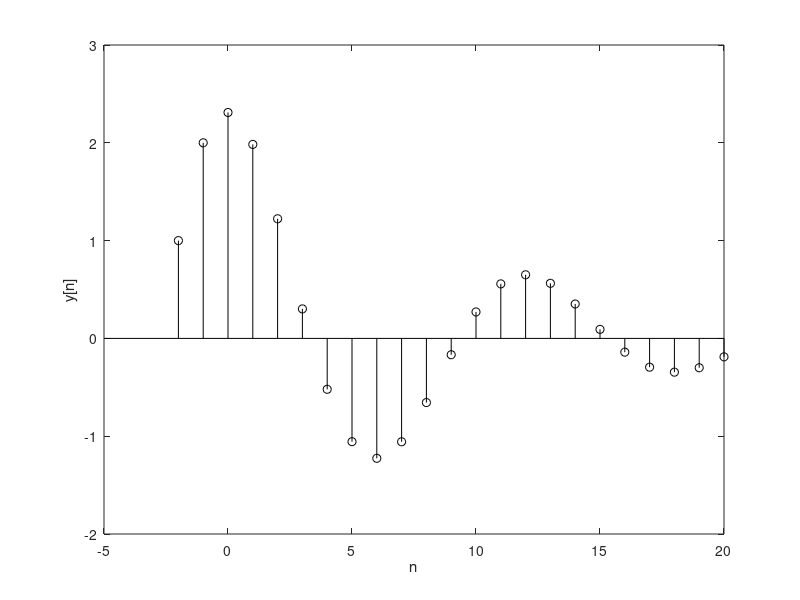

Write MATLAB code to recreate this figure.
clc;
clear all;
close all;

n = (-2:20)';y = [1;2;zeros(length(n)-2,1)];
for k=1:length(n)-2,
   y(k+2) = 1.56*y(k+1)-0.81*y(k);
end;
clf; stem(n,y,'k'); xlabel('n'); ylabel('y[n]');